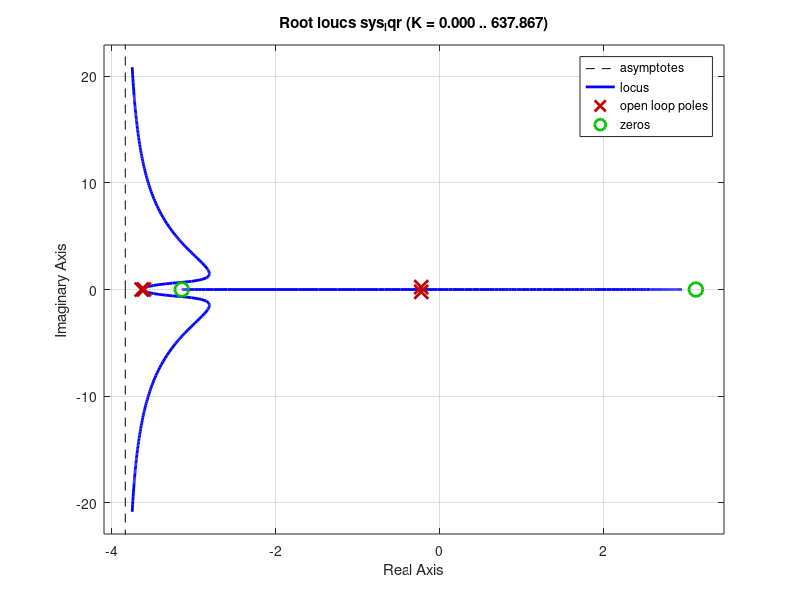

Write MATLAB code to recreate this figure.
m_c=1.5;
m_p=0.5;
g=9.82;
L=1;
d1=0.01;
d2=0.01;
A=[0,0,1,0;0,0,0,1;0,g*m_p/m_c,-d1/m_c,-d2/(L*m_c);0,g*(m_c+m_p)/(L*m_c),-d1/(L*m_c),-d2*(m_c+m_p)/((L^2)*m_c*m_p)];
B=[0;0;1/m_c;1/(L*m_c)];
C1=[0,1,0,0];
C2=[1,0,0,0];
D=[0];
sys1=ss(A,B,C1,D);
sys2=ss(A,B,C2,D);
P1=pole(sys1);
P2=pole(sys2);
E1=eig(sys1);
E2=eig(sys2);
[Z1,Gain1]=zero(sys1);
[Z2,Gain2]=zero(sys2);
s1=isstable(sys1);
s2=isstable(sys2);
pzmap(sys1);
pzmap(sys2);
o1=rank(obsv(sys1));
o2=rank(obsv(sys2));
c1=rank(obsv(sys1));
c2=rank(obsv(sys2));
tf(sys1);
tf(sys2);
ss2tf(A,B,C1,D);
ss2tf(A,B,C2,D);
zpk(sys1);
zpk(sys2);

ob1=obsv(sys1);
ob2=obsv(sys2);
co1=ctrb(sys1);
co2=ctrb(sys2);

p=[-1 -0.5 -3 -2];
K= place(A,B,p);

Q=diag([2000 5 4 0.00003]);
R=50000;
N=[0;0;0;0];
K=lqr(sys1,Q,R,N);
A1=A-B*K;
sys_lqr=ss(A1,B,C2,D);
P=pole(sys_lqr);
rlocus(sys_lqr)
S=isstable(sys_lqr)